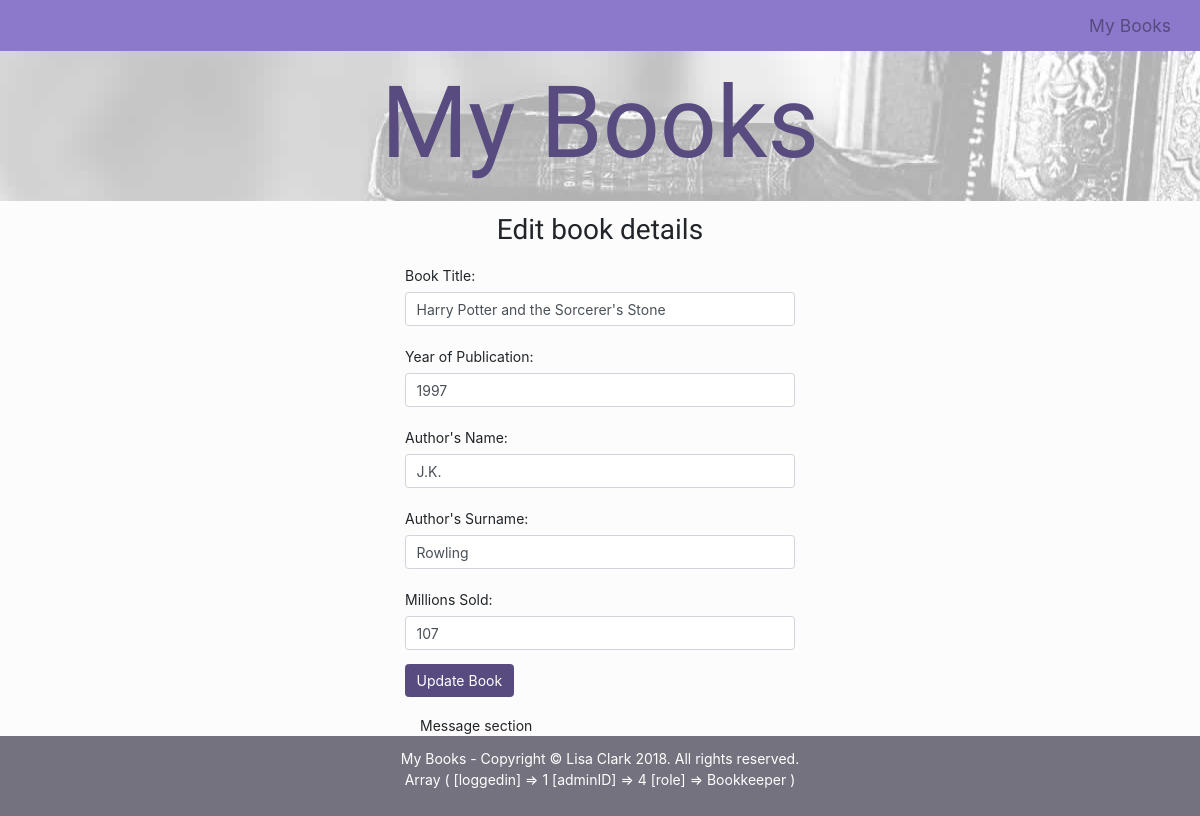
The page /View/php/page_editbook.php?BookID=5 (signed in) on the database its author committed.
### tables this page shows
CREATE TABLE `book` (
  `BookID` int(10) UNSIGNED NOT NULL,
  `BookTitle` varchar(255) NOT NULL,
  `OriginalTitle` varchar(255) DEFAULT NULL,
  `YearofPublication` int(4) NOT NULL DEFAULT '0',
  `Genre` varchar(30) NOT NULL,
  `MillionsSold` int(10) UNSIGNED NOT NULL,
  `LanguageWritten` varchar(30) NOT NULL,
  `AuthorID` int(10) UNSIGNED NOT NULL,
  `imageID` int(10) UNSIGNED NOT NULL
);

CREATE TABLE `author` (
  `AuthorID` int(10) UNSIGNED NOT NULL,
  `Name` varchar(30) NOT NULL,
  `Surname` varchar(30) NOT NULL,
  `Nationality` varchar(30) NOT NULL,
  `BirthYear` int(4) UNSIGNED NOT NULL,
  `DeathYear` int(4) UNSIGNED DEFAULT NULL
);

### Model/dbfunctions.php (called while the page is built, shortened)
<?php
function select_one_book($BookID) {
    $select_sql = "SELECT * FROM book
    INNER JOIN author ON author.AuthorID = book.AuthorID WHERE BookID='" . $_GET['BookID'] . "'";
    include 'connect.php';
    $stmt = $conn->prepare($select_sql);
    $stmt->execute();
    return $result = $stmt->fetch(PDO::FETCH_ASSOC);
}
?>

### View/php/page_editbook.php (the view, shortened to what this page needs)
<?php
include "header.php";
include '../../Model/connect.php';
include '../../Model/dbfunctions.php';
include "nav.php";
?>
<?php
$bookdetails = select_one_book($_GET['BookID']);
?>
<div class="page-flex-container">
    <h2 class="text-center">Edit book details</h2>
    <form class="form-edit" id="update_form">
        <fieldset>
            <div class="form-group row">
                <label for="booktitle" class="col-form-label">Book Title: </label>
                <input class="form-control" id="booktitle" name="BookTitle" type="text" value="<?php echo $bookdetails['BookTitle'];?>">
            </div>
            <div class="form-group row">
                <label for="yearofpub" class="col-form-label">Year of Publication: </label>
                <input class="form-control" id="yearofpub" name="YearofPublication" type="text" value="<?php echo $bookdetails['YearofPublication'];?>">
            </div>
            <div class="form-group row">
                <label for="authorname" class="col-form-label">Author's Name: </label>
                <input class="form-control" id="authorname" name="Name" type="text" value="<?php echo $bookdetails['Name'];?>">
            </div>
            <div class="form-group row">
                <label for="authorsurname" class="col-form-label">Author's Surname: </label>
                <input class="form-control" id="authorsurname" name="Surname" type="text" value="<?php echo $bookdetails['Surname'];?>">
            </div>
            <div class="form-group row">
                <label for="sold" class="col-form-label">Millions Sold: </label>
                <input class="form-control" id="sold" name="MillionsSold" type="text" value="<?php echo $bookdetails['MillionsSold'];?>">
            </div>
            <div class="form-group row">
                <button class="btn btn-primary" type="button" id="update" onclick="updateBook(<?php echo $_GET['BookID']; ?>)">Update Book</button>
            </div>
            <div id="errorsection">
                Message section
            </div>
        </fieldset>
    </form>
</div>
<?php
    include "footer.php";
?>

### View/css/style.css (style rules this page uses)
html, body, header, nav, footer, section, form, fieldset, label, input, textarea, p, div, h1, h2, h3, h4, h5, h6 { border: 0; margin: 0; padding: 0; }
html { font-size: 14px; font-family: sans-serif; }
h2 { padding: 1%; font-family: 'Gloria Hallelujah', cursive; }
.btn-primary { background-color: #574B7F; border-color: #574B7F; margin-bottom: 1%; }
.page-flex-container { background-color: #FCFCFC; order: 3; width: 100%; }
.form-edit, .form-add { width: 30%; min-height: 100%; margin: 0 auto; }
#update { float: right; }

### rows shown on the page
book: BookTitle "Harry Potter and the Sorcerer's Stone", YearofPublication "1997", Name "J.K.", Surname "Rowling", MillionsSold "107"
